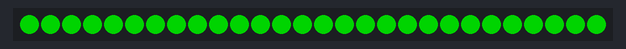
Bench run of a sketch on a simulated Arduino Uno, built with avr-gcc and run on an emulated ATmega328P. On the bench: 28 RGB LEDs in strip order, left to right. Dim RGB values are drawn brighter than linear; random numbers use the default seed unless the sketch sets one.

Above: at 0.01 s.
At 5.67 s:
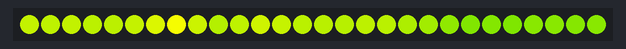
At 11.65 s:
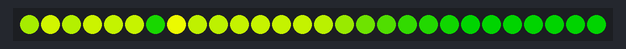
At 17.63 s:
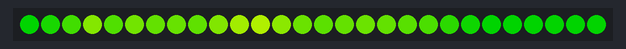
At 31.58 s:
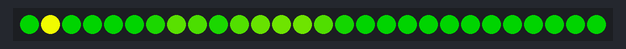
At 39.87 s:
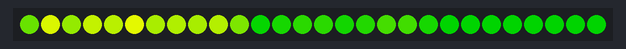

The sketch:

GreenFlamesAnimation.ino
```cpp
#include <FastLED.h>

#define NUM_LEDS 28
#define LED_PIN 6

CRGB leds[NUM_LEDS];

void setup() {
  FastLED.addLeds<WS2812B, LED_PIN, GRB>(leds, NUM_LEDS);
}

void loop() {
  // Create a "heat" array that will be used to generate the flame-like animation
  static byte heat[NUM_LEDS];
  const byte COOLING = 55;
  const byte SPARKING = 120;

  // Step 1.  Cool down every cell a little
  for( int i = 0; i < NUM_LEDS; i++) {
    heat[i] = qsub8( heat[i],  random8(0, ((COOLING * 10) / NUM_LEDS) + 2));
  }

  // Step 2.  Heat from each cell drifts 'up' and diffuses a little
  for( int k= NUM_LEDS - 1; k >= 2; k--) {
    heat[k] = (heat[k - 1] + heat[k - 2] + heat[k - 2] ) / 3;
  }

  // Step 3.  Randomly ignite new 'sparks' of heat near the bottom
  if( random8() < SPARKING ) {
    int y = random8(7);
    heat[y] = qadd8( heat[y], random8(160,255) );
  }

  // Step 4.  Convert heat to LED colors
  CRGBPalette16 palette;
  palette = CRGBPalette16(CRGB::Green, CRGB::Yellow);
  for( int j = NUM_LEDS - 1; j >= 0; j--) {
    CRGB color = ColorFromPalette(palette, heat[j]);
    leds[j] = color;
  }

  // Step 5.  Display the colors on the LEDs
  FastLED.show();

  // Step 6.  Wait a little before starting the next animation frame
  delay(50);
}
```
